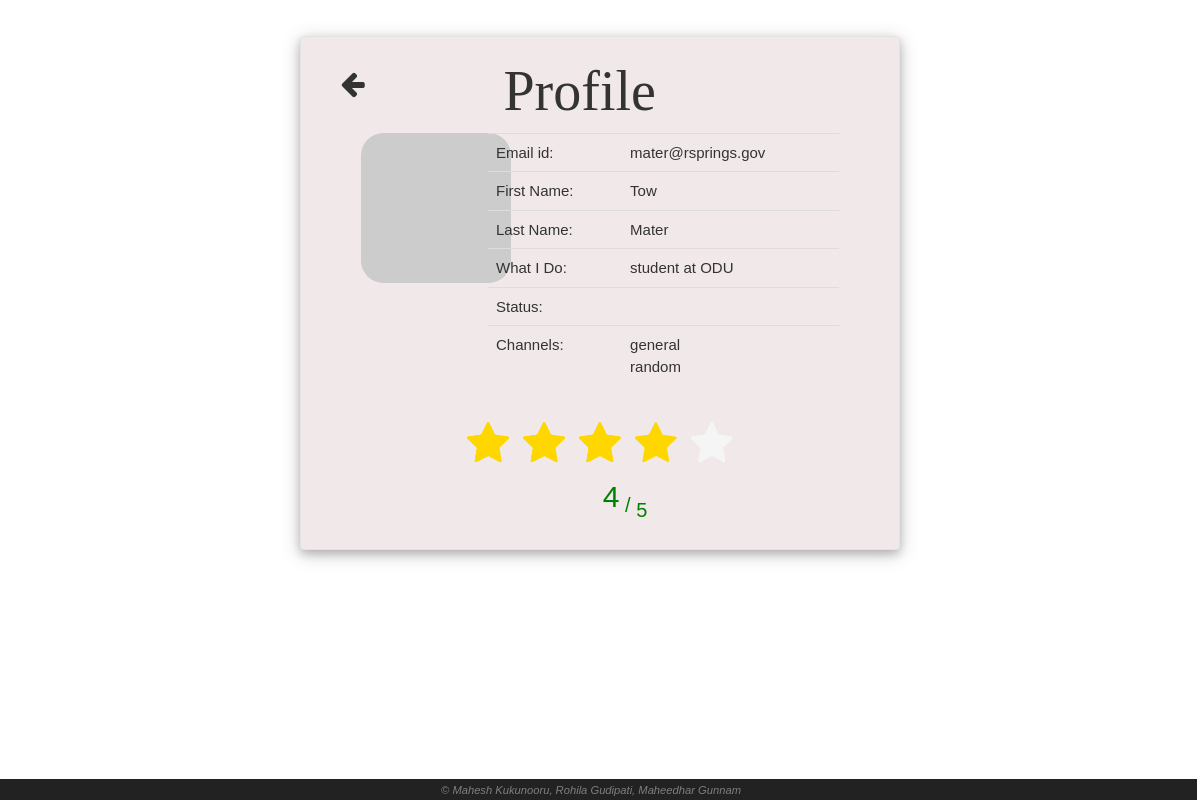
Screenshot of /ProfilePage.php?userid=1 (signed in) with the database file from the repository.
### tables this page shows
CREATE TABLE IF NOT EXISTS `user` (
  `user_id` bigint(20) NOT NULL,
  `user_name` varchar(50) NOT NULL,
  `first_name` varchar(50) NOT NULL,
  `last_name` varchar(50) NOT NULL,
  `email_id` varchar(50) NOT NULL,
  `profile_pic` varchar(150) NOT NULL DEFAULT './images/0.jpeg',
  `password` varchar(150) NOT NULL,
  `phone_number` varchar(10) NOT NULL,
  `what_i_do` varchar(150) NOT NULL,
  `status` varchar(150) NOT NULL,
  `status_emoji` bigint(20) DEFAULT NULL,
  `skype` varchar(150) NOT NULL,
  `profile_pic_pref` int(11) NOT NULL DEFAULT '-1',
  `github_avatar` varchar(200) NOT NULL DEFAULT '0'
);

CREATE TABLE IF NOT EXISTS `channel` (
  `channel_id` bigint(20) NOT NULL,
  `channel_name` text NOT NULL,
  `type` varchar(50) NOT NULL,
  `purpose` text NOT NULL,
  `created_by` bigint(20) NOT NULL,
  `created_at` timestamp NOT NULL DEFAULT CURRENT_TIMESTAMP ON UPDATE CURRENT_TIMESTAMP,
  `is_archive` int(11) NOT NULL DEFAULT '0'
);

### services/WebService.php (called while the page is built, shortened)
<?php
include_once("SqlService.php");
class WebService{
  public function getProfileDetails($userid){
    $database_connection = new DatabaseConnection();
    $conn = $database_connection->getConnection();
    $userid=mysqli_real_escape_string($conn,$userid);
    $sql_service = new SqlService();
    $profileDetails = $sql_service->getProfileDetails($userid);
    $result = $conn->query($profileDetails);
    if ($result->num_rows > 0) {
        while($row = $result->fetch_assoc()) {
          if($row['profile_pic_pref']==1)
          {
            $url = 'https://www.gravatar.com/avatar/';
            $url .= md5( strtolower( trim( $row['email_id'] ) ) );
            $url .= "?s=80&r=g";
            $row['profile_pic']=$url;
          }
          else if($row['profile_pic_pref']==2)
            $row['profile_pic']=$row['github_avatar'];
          else if($row['profile_pic_pref']==-1)
            $row['profile_pic']='./images/0.jpeg';
            $array[]= $row;
        }
    } else {
        return 'fail';
    }
    return json_encode($array);
  }
  public function getPublicChannelsDetails($userid)
  {
    $database_connection = new DatabaseConnection();
    $conn = $database_connection->getConnection();
    $userid=mysqli_real_escape_string($conn,$userid);
    $sql_service = new SqlService();
    $channelsDetailsQuery = $sql_service->getPublicChannels($userid);
    $result = $conn->query($channelsDetailsQuery);
    if ($result->num_rows > 0) {
        while($row = $result->fetch_assoc()) {
            $array[]= $row;
        }
    } else {
        return 'fail';
    }
    return json_encode($array);
  }
}
?>

### services/SqlService.php (called while the page is built, shortened)
<?php
class SqlService{
	public function getProfileDetails($user_id){
		$sql = "SELECT * FROM `InterConn`.`user` WHERE `user`.`user_id` = ". $user_id;
		return $sql;
	}
	public function getPublicChannels($user_id){
		$sql="SELECT * FROM `channel`,`user_channel` WHERE channel.channel_id=user_channel.channel_id and user_channel.user_id=".$user_id." and channel.type='public'";
		return $sql;
	}
}
?>

### ProfilePage.php (the view, shortened to what this page needs)
<?php
	include_once "./services/WebService.php";
	if($_SESSION['loggedIn'])
	{
		$web_service = new WebService();
		$userDetails=$web_service->getProfileDetails($_GET['userid']);
		if(strpos($userDetails, 'fail') !== false)
		{
			header("location: ./index.php?status=notloggedin");
		}
		else
		{
	    	$userDetails = json_decode($userDetails);
			$channelDetails = json_decode($web_service->getPublicChannelsDetails($_GET['userid']));
			$channelstr='';
			$displayChannelList='';
			if ($channelDetails!='')
			{
	           foreach($channelDetails as $channel)
	           {
	                $channelstr.='<li >';
									$channelstr.='<a class="channelsProfilePage" href="./HomePage.php?channel='.$channel->channel_id.'#">';
	                $channelstr.=$channel->channel_name;
	            	$channelstr.='</a></li>';
	            	$displayChannelList.=$channel->channel_name.'<br>';
	           }
	        }
        }
    }
    else
    {
    	header("location: ./index.php?status=notloggedin");
    }
?>
<!DOCTYPE html>
<html lang="en">
	<head>
		<link rel="stylesheet" href="https://maxcdn.bootstrapcdn.com/bootstrap/3.3.7/css/bootstrap.min.css">
		<link rel="stylesheet" href="./Assets/w3.css">
		<link rel="stylesheet" href="https://cdnjs.cloudflare.com/ajax/libs/font-awesome/4.7.0/css/font-awesome.min.css">
		<link rel="stylesheet" href="./CSS/profilepage_site.css">
        <link rel="stylesheet" href="./CSS/rating.css">
	</head>
	<body>
		<div class="container mainLoginWrapper well w3-panel w3-card-4">
			<div class="row">
				<div class="col-sm-1 goBack">
					<a href='./HomePage.php?channel=<?php echo $_SESSION['channelid']?>'><i class="fa fa-arrow-left"></i></a>
				</div>
				<div class="col-sm-10 logo">
					<span>Profile</span>
				</div>
			</div>
			<div class="row displayProfile">
				<div class="col-md-3 col-lg-3 " align="center">
						<img alt="User Pic" src="<?php echo $userDetails[0]->profile_pic ?>" class="profilePicDisplay">
				</div>
				<div class=" col-md-9 col-lg-9 ">
                  <table class="table table-user-information">
                    <tbody>
                      <tr>
                        <td>Email id:</td>
                        <td><?php echo $userDetails[0]->email_id ?></td>
                      </tr>
                      <tr>
                        <td>First Name:</td>
                        <td><?php echo $userDetails[0]->first_name ?></td>
                      </tr>
                      <tr>
                        <td>Last Name:</td>
                        <td><?php echo $userDetails[0]->last_name ?></td>
                      </tr>
                      <tr>
                        <td>What I Do:</td>
                        <td><?php echo $userDetails[0]->what_i_do ?></td>
                      </tr>
                      <tr>
                        <td>Status:</td>
                        <td><?php echo $userDetails[0]->status ?></td>
                      </tr>
                      <tr>
                        <td>Channels: </td>
                        <td><?php
                        if($_SESSION['loggedIn'] && $_SESSION['userid']==$_GET['userid'])
							{
                        		echo $channelstr;
                        	}
                        else
                        	echo $displayChannelList;
                        ?></td>
                      </tr>
                    </tbody>
                  </table>
				 </div>
			</div>
            <div class="row userratingwrapper">
                <div class="rating " data-vote="0" >
                    <div class="star">
                    </div>
                    <div class="star">
                    </div>
                    <div class="star">
                    </div>
                    <div class="star">
                    </div>
                    <div class="star">
                    </div>
                    <div class="score">
                        <span class="score-rating js-score">0</span>
                        <span>/</span>
                        <span class="total">5</span>
                    </div>
                </div>
            </div>
		</div>
		<div class="footer row">
			<small >&copy; Mahesh Kukunooru, Rohila Gudipati, Maheedhar Gunnam</small>
		</div>
	</body>
</html>

### Assets/w3.css (style rules this page uses)
html { box-sizing:border-box }
*,*:before,*:after { box-sizing:inherit }
html { -ms-text-size-adjust:100%;-webkit-text-size-adjust:100% }
body { margin:0 }
a { background-color:transparent;-webkit-text-decoration-skip:objects }
small { font-size:80% }
img { border-style:none }
html,body { font-family:Verdana,sans-serif;font-size:15px;line-height:1.5 }
html { overflow-x:hidden }
img { margin-bottom:-5px }
a { color:inherit }
.w3-container:after,.w3-container:before,.w3-panel:after,.w3-panel:before,.w3-row:after,.w3-row:before,.w3-row-padding:after,.w3-row-padding:before, .w3-cell-row:before,.w3-cell-row:after,.w3-clear:after,.w3-clear:before,.w3-bar:before,.w3-bar:after { content:"";display:table;clear:both }
.w3-container,.w3-panel { padding:0.01em 16px }
.w3-panel { margin-top:16px;margin-bottom:16px }
.w3-card-4,.w3-hover-shadow:hover { box-shadow:0 4px 10px 0 rgba(0,0,0,0.2),0 4px 20px 0 rgba(0,0,0,0.19) }

### CSS/profilepage_site.css (style rules this page uses)
.mainLoginWrapper { width:50%; margin-top: 3%; padding-left: 5%; padding-right: 5%; padding-bottom: 2%; padding-top: 1%; background-color: #f1e9e9 !important; }
.logo { text-align: center; font-family: buxton sketch; font-size: 56px; }
.goBack { font-size: 28px; cursor:pointer; margin-top: 3%; margin-left: -4%; }
.footer { position: fixed; bottom: 0; width: 101%; text-align: center; background-color: rgb(34, 34, 34); color: #827e7e; font-size: 14px; font-weight: lighter; font-style: italic; }
.profilePicDisplay { border-radius: 15%; height: 150px; width: 150px; background-size: cover; background-position: center; background-blend-mode: multiply; vertical-align: middle; text-align: center; color: transparent; transition: all .3s ease; text-decoration: none; }

### CSS/rating.css (style rules this page uses)
.rating { text-align: center; position: relative; width: 100%; float: left; }
.star { display: inline-block; margin: 5px; color: whitesmoke; position: relative; font-size: 45px; }
.star.animate { -webkit-animation: stretch-bounce 0.5s ease-in-out; }
.score { font-family: arial; font-size: 20px; color: green; margin-top: -2%; margin-left: 50px; }
.score-rating { vertical-align: sup; top: -5px; position: relative; font-size: 150%; }
.total { vertical-align: sub; top: 0px; position: relative; font-size: 100%; }

### ProfilePage.php (style rules this page uses)
html { overflow: hidden !important; }

### rows the page displays
user: email "mater@rsprings.gov", first_name "Tow", last_name "Mater", what_i_do "student at ODU"
channel: channel_name "general"
channel: channel_name "random"
